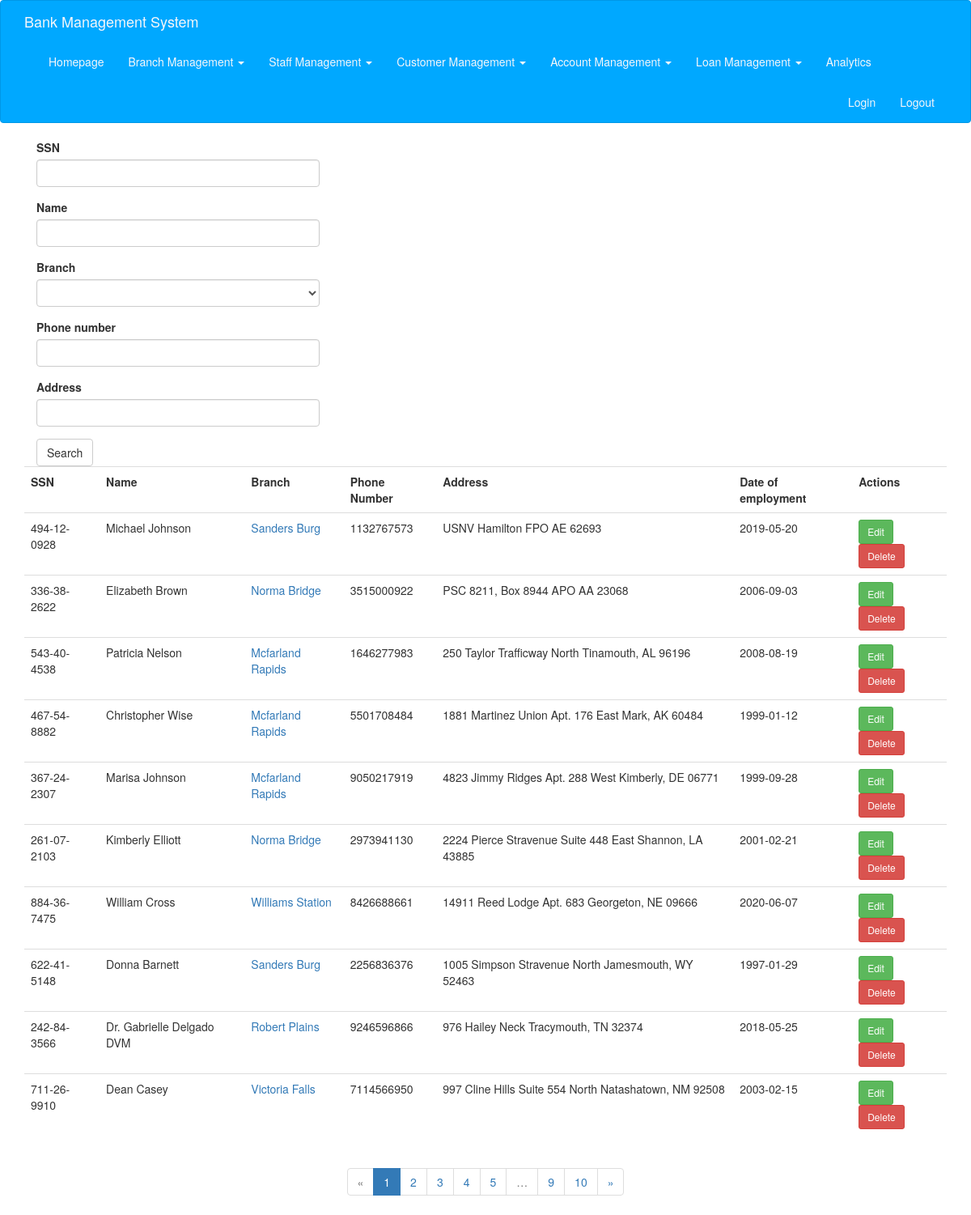
Page /employee (signed in) on the committed database.
### app/models.py (models this page shows)
class Employee(db.Model):
    __tablename__ = 'employees'
    id = db.Column(db.String(20), primary_key=True)
    branch_name = db.Column(db.String(100), db.ForeignKey('branches.name'))
    name = db.Column(db.String(20))
    phone = db.Column(db.String(15))
    address = db.Column(db.String(256))
    enroll_date = db.Column(db.Date, default=date.today())
    saving_accounts_managed = db.relationship(
        'SavingAccount', backref='employee', lazy='dynamic')
    check_accounts_managed = db.relationship(
        'CheckAccount', backref='employee', lazy='dynamic')
    loans_managed = db.relationship('Loan', backref='employee', lazy='dynamic')

class Branch(db.Model):
    __tablename__ = 'branches'
    name = db.Column(db.String(100), primary_key=True)
    city = db.Column(db.String(20))
    asset = db.Column(db.Integer)
    employees = db.relationship('Employee', backref='branch', lazy='dynamic')
    loans = db.relationship('Loan', backref='branch', lazy='dynamic')
    saving_accounts = db.relationship(
        'SavingAccount', backref='branch', lazy='dynamic')
    check_accounts = db.relationship(
        'CheckAccount', backref='branch', lazy='dynamic')

### app/main/views.py (the view, shortened to what this page needs)
@main.route('/employee', methods=['GET', 'POST'])
@login_required
def employee():
    form = EmployeeSearchForm()
    query = Employee.query
    search_employee_id = request.cookies.get('search_employee_id', '')
    search_employee_name = request.cookies.get('search_employee_name', '')
    search_employee_branch_name = request.cookies.get(
        'search_employee_branch_name', '')
    search_employee_phone = request.cookies.get('search_employee_phone', '')
    search_employee_address = request.cookies.get(
        'search_employee_address', '')
    if search_employee_id != '':
        query = query.filter_by(id=search_employee_id)
        form.id.data = search_employee_id
    if search_employee_name != '':
        query = query.filter(Employee.name.like(
            '%' + search_employee_name + '%'))
        form.name.data = search_employee_name
    if search_employee_branch_name != '':
        query = query.filter_by(branch_name=search_employee_branch_name)
        form.branch_name.data = search_employee_branch_name
    if search_employee_phone != '':
        query = query.filter_by(phone=search_employee_phone)
        form.phone.data = search_employee_phone
    if search_employee_address != '':
        query = query.filter(Employee.address.like(
            '%' + search_employee_address + '%'))
        form.address.data = search_employee_address
    page = request.args.get('page', 1, type=int)
    pagination = query.paginate(
        page, per_page=current_app.config['ITEMS_PER_PAGE'], error_out=False)
    employees = pagination.items
    return render_template('employee.html', form=form, employees=employees, pagination=pagination)

### app/main/forms.py
class EmployeeSearchForm(FlaskForm):
    id = StringField("SSN", validators=[
        Optional(),
        Regexp(r'^(?!000|.+0{4})(?:\d{9}|\d{3}-\d{2}-\d{4})$', 0,
            "Invalid SSN")
    ])
    name = StringField("Name")
    branch_name = SelectField('Branch')
    phone = StringField("Phone number")
    address = StringField("Address")
    submit = SubmitField("Search")
    def __init__(self, *args, **kwargs):
        super(EmployeeSearchForm, self).__init__(*args, **kwargs)
        self.branch_name.choices = [('', '')]
        self.branch_name.choices.extend([(branch.name, branch.name)
                             for branch in Branch.query.all()])

### app/models.py (called while the page is built)
@login_manager.user_loader
def load_user(user_id):
    return SystemUser.query.get(user_id)

### app/templates/employee.html (shortened to what this page needs)
{% extends "base.html" %}
{% import "bootstrap/wtf.html" as wtf %}
{% import "_macros.html" as macros %}
{% block page_content %}
<div class="col-md-4">
    {{ wtf.quick_form(form) }}
</div>
{% include '_employee.html' %}
{% if pagination %}
<div class="pagination">
    {{ macros.pagination_widget(pagination, '.employee') }}
</div>
{% endif %}
{% endblock %}

### app/templates/_employee.html
<table class="table table-hover">
    <tr>
        <th>SSN</th>
        <th>Name</th>
        <th>Branch</th>
        <th>Phone Number</th>
        <th>Address</th>
        <th>Date of employment</th>
        <th>Actions</th>
    </tr>
    {% for e in employees %}
    <tr>
        <td>{{ e.id }}</td>
        <td>{{ e.name }}</td>
        <td><a href="{{ url_for('main.branch_edit', branch_name=e.branch.name) }}">{{ e.branch.name }}</a></td>
        <td>{{ e.phone }}</td>
        <td>{{ e.address }} </td>
        <td>{{ e.enroll_date.strftime('%Y-%m-%d') }} </td>
        <td>
                <a class="btn btn-success btn-sm" type="buttoon" href="{{ url_for('main.employee_edit', employee_id=e.id) }}">Edit</a>
                <a class="btn btn-danger btn-sm" type="button" href="{{ url_for('main.employee_delete', id=e.id) }}">Delete</a>
        </td>
    </tr>
    {% endfor %}
</table>

### app/static/styles.css (style rules this page uses)
div.pagination { width: 100%; text-align: center; padding: 0px; margin: 0px; }

### rows in the picture
Employee: id "494-12-0928", name "Michael Johnson", branch.name "Sanders Burg", phone "1132767573", address "USNV Hamilton FPO AE 62693", enroll_date "2019-05-20"
Employee: id "336-38-2622", name "Elizabeth Brown", branch.name "Norma Bridge", phone "3515000922", address "PSC 8211, Box 8944 APO AA 23068", enroll_date "2006-09-03"
Employee: id "543-40-4538", name "Patricia Nelson", branch.name "Mcfarland Rapids", phone "1646277983", address "250 Taylor Trafficway North Tinamouth, AL 96196", enroll_date "2008-08-19"
Employee: id "467-54-8882", name "Christopher Wise", branch.name "Mcfarland Rapids", phone "5501708484", address "1881 Martinez Union Apt. 176 East Mark, AK 60484", enroll_date "1999-01-12"
Employee: id "367-24-2307", name "Marisa Johnson", branch.name "Mcfarland Rapids", phone "9050217919", address "4823 Jimmy Ridges Apt. 288 West Kimberly, DE 06771", enroll_date "1999-09-28"
Employee: id "261-07-2103", name "Kimberly Elliott", branch.name "Norma Bridge", phone "2973941130", address "2224 Pierce Stravenue Suite 448 East Shannon, LA 43885", enroll_date "2001-02-21"
Employee: id "884-36-7475", name "William Cross", branch.name "Williams Station", phone "8426688661", address "14911 Reed Lodge Apt. 683 Georgeton, NE 09666", enroll_date "2020-06-07"
Employee: id "622-41-5148", name "Donna Barnett", branch.name "Sanders Burg", phone "2256836376", address "1005 Simpson Stravenue North Jamesmouth, WY 52463", enroll_date "1997-01-29"
Employee: id "242-84-3566", name "Dr. Gabrielle Delgado DVM", branch.name "Robert Plains", phone "9246596866", address "976 Hailey Neck Tracymouth, TN 32374", enroll_date "2018-05-25"
Employee: id "711-26-9910", name "Dean Casey", branch.name "Victoria Falls", phone "7114566950", address "997 Cline Hills Suite 554 North Natashatown, NM 92508", enroll_date "2003-02-15"

### other values in the picture
{{ p }} "1"
{{ p }} "2" "3" "4" "5" "9" "10"
